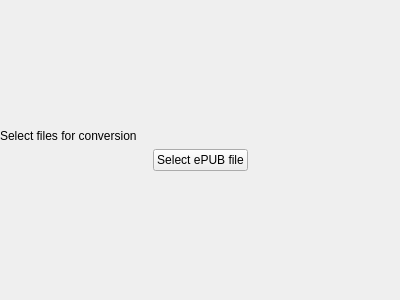
<?xml version="1.0" encoding="UTF-8"?>
<ui version="4.0">
 <class>IndexWidget</class>
 <widget class="QWidget" name="IndexWidget">
  <property name="geometry">
   <rect>
    <x>0</x>
    <y>0</y>
    <width>400</width>
    <height>300</height>
   </rect>
  </property>
  <property name="windowTitle">
   <string>Form</string>
  </property>
  <layout class="QVBoxLayout" name="verticalLayout">
   <property name="leftMargin">
    <number>0</number>
   </property>
   <property name="topMargin">
    <number>0</number>
   </property>
   <property name="rightMargin">
    <number>0</number>
   </property>
   <property name="bottomMargin">
    <number>0</number>
   </property>
   <item>
    <layout class="QVBoxLayout" name="indexForm">
     <property name="bottomMargin">
      <number>0</number>
     </property>
     <item>
      <spacer name="verticalSpacer_9">
       <property name="orientation">
        <enum>Qt::Vertical</enum>
       </property>
       <property name="sizeHint" stdset="0">
        <size>
         <width>20</width>
         <height>40</height>
        </size>
       </property>
      </spacer>
     </item>
     <item>
      <widget class="QLabel" name="resultSuccess_2">
       <property name="text">
        <string>Select files for conversion</string>
       </property>
      </widget>
     </item>
     <item>
      <layout class="QHBoxLayout" name="horizontalLayout_7">
       <item>
        <spacer name="horizontalSpacer_7">
         <property name="orientation">
          <enum>Qt::Horizontal</enum>
         </property>
         <property name="sizeHint" stdset="0">
          <size>
           <width>40</width>
           <height>20</height>
          </size>
         </property>
        </spacer>
       </item>
       <item>
        <widget class="QPushButton" name="indexSelectFile">
         <property name="text">
          <string>Select ePUB file</string>
         </property>
        </widget>
       </item>
       <item>
        <spacer name="horizontalSpacer_8">
         <property name="orientation">
          <enum>Qt::Horizontal</enum>
         </property>
         <property name="sizeHint" stdset="0">
          <size>
           <width>40</width>
           <height>20</height>
          </size>
         </property>
        </spacer>
       </item>
      </layout>
     </item>
     <item>
      <spacer name="verticalSpacer_10">
       <property name="orientation">
        <enum>Qt::Vertical</enum>
       </property>
       <property name="sizeHint" stdset="0">
        <size>
         <width>20</width>
         <height>40</height>
        </size>
       </property>
      </spacer>
     </item>
    </layout>
   </item>
  </layout>
 </widget>
 <resources/>
 <connections/>
</ui>
